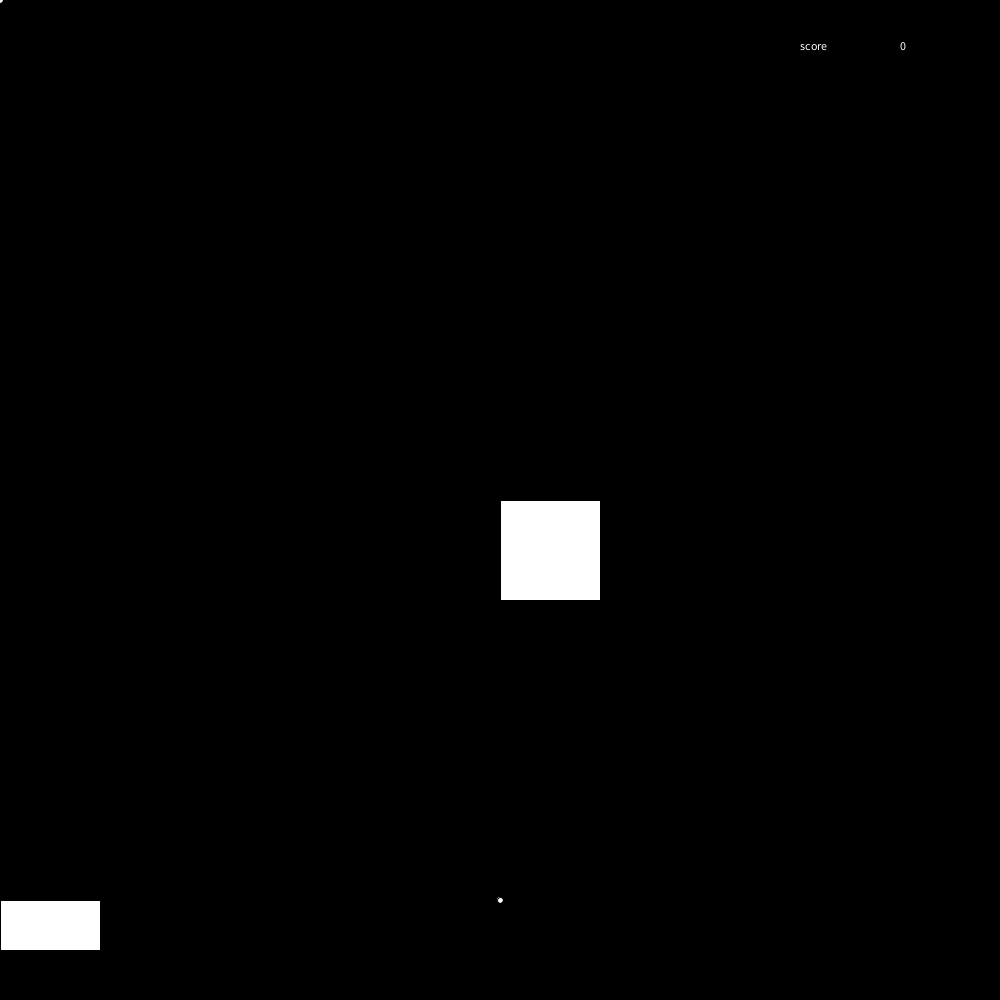
Frame 1 (no input)
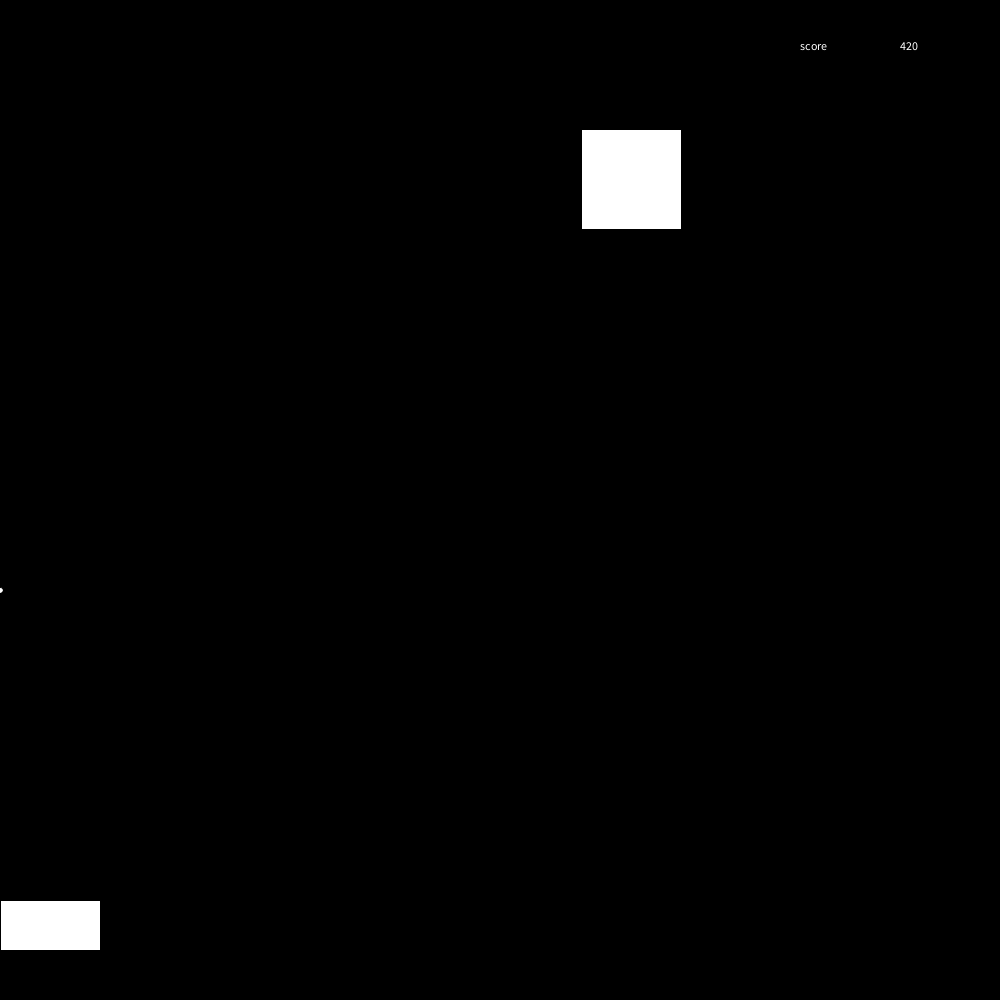
Frame 60 (the mouse pressed at the canvas centre just before this capture)
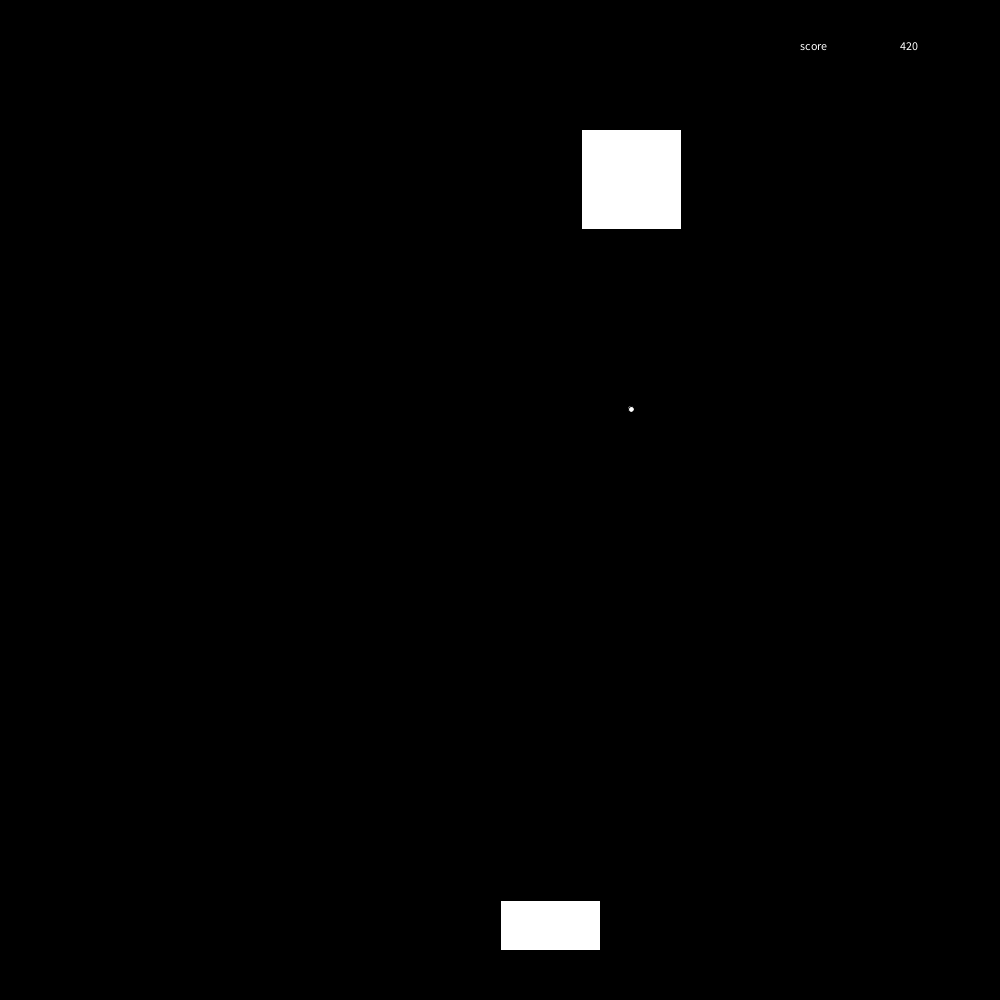
Frame 120 (the mouse held since frame 60 and released just before this capture)

The Processing sketch that drew these frames (run headless with seeded random() and noise(); from frame 60 on, the mouse is pressed at the canvas centre):

// Processing sketch: julian_shooterman
// ── julian_shooterman.pde
int bx=500;
int by=900;
int enemyX=500;
int enemyY=500;
int score=0;
int ex=0;
int ey=0;


void setup()
{
  noCursor();
  size(1000, 1000);
}
void draw()
{ 
  background(0);
  rect(mouseX, 900, 100, 50);
  ellipse(ex, ey, 6, 6);
  ellipse(bx, by, 6, 6);
  ey=ey+10;
  by=by-90;
  if (ey>1000)
  { 
    ey=enemyY+100;
    ex=enemyX+50;
    
  }
  rect(enemyX, enemyY, 100, 100);
  if (bx+3>enemyX &&bx-3<enemyX+100 &&by<enemyY+100 &&by>enemyY)
  {
    enemyX=(int)random(900);
    enemyY=(int)random(500);
    by=-1;
    score=score+420;
  }
  text("score", 800, 50);
  text(score, 900, 50);
}
void mousePressed()
{
  bx=mouseX+50;
  by=900;
}
